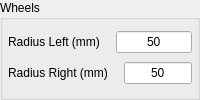
        <widget class="QGroupBox" name="groupBox_8">
         <property name="sizePolicy">
          <sizepolicy hsizetype="MinimumExpanding" vsizetype="Preferred">
           <horstretch>0</horstretch>
           <verstretch>0</verstretch>
          </sizepolicy>
         </property>
         <property name="title">
          <string>Wheels</string>
         </property>
         <layout class="QGridLayout" name="gridLayout_8" rowstretch="0,0">
          <property name="leftMargin">
           <number>5</number>
          </property>
          <property name="topMargin">
           <number>5</number>
          </property>
          <property name="rightMargin">
           <number>5</number>
          </property>
          <property name="bottomMargin">
           <number>5</number>
          </property>
          <property name="spacing">
           <number>3</number>
          </property>
          <item row="0" column="0">
           <layout class="QHBoxLayout" name="horizontalLayout_21">
            <item>
             <widget class="QLabel" name="label_robot_weight_21">
              <property name="enabled">
               <bool>true</bool>
              </property>
              <property name="sizePolicy">
               <sizepolicy hsizetype="Maximum" vsizetype="Preferred">
                <horstretch>0</horstretch>
                <verstretch>0</verstretch>
               </sizepolicy>
              </property>
              <property name="minimumSize">
               <size>
                <width>0</width>
                <height>0</height>
               </size>
              </property>
              <property name="maximumSize">
               <size>
                <width>16777215</width>
                <height>16777215</height>
               </size>
              </property>
              <property name="text">
               <string>Radius Left (mm)</string>
              </property>
             </widget>
            </item>
            <item>
             <spacer name="horizontalSpacer_21">
              <property name="orientation">
               <enum>Qt::Horizontal</enum>
              </property>
              <property name="sizeType">
               <enum>QSizePolicy::Preferred</enum>
              </property>
              <property name="sizeHint" stdset="0">
               <size>
                <width>13</width>
                <height>20</height>
               </size>
              </property>
             </spacer>
            </item>
            <item>
             <widget class="QLineEdit" name="lineEdit_robot_rad_left_2">
              <property name="enabled">
               <bool>true</bool>
              </property>
              <property name="sizePolicy">
               <sizepolicy hsizetype="Ignored" vsizetype="Fixed">
                <horstretch>0</horstretch>
                <verstretch>0</verstretch>
               </sizepolicy>
              </property>
              <property name="minimumSize">
               <size>
                <width>0</width>
                <height>0</height>
               </size>
              </property>
              <property name="maximumSize">
               <size>
                <width>16777215</width>
                <height>16777215</height>
               </size>
              </property>
              <property name="text">
               <string>50</string>
              </property>
              <property name="alignment">
               <set>Qt::AlignCenter</set>
              </property>
             </widget>
            </item>
           </layout>
          </item>
          <item row="1" column="0">
           <layout class="QHBoxLayout" name="horizontalLayout_22">
            <item>
             <widget class="QLabel" name="label_robot_weight_22">
              <property name="enabled">
               <bool>true</bool>
              </property>
              <property name="sizePolicy">
               <sizepolicy hsizetype="Maximum" vsizetype="Preferred">
                <horstretch>0</horstretch>
                <verstretch>0</verstretch>
               </sizepolicy>
              </property>
              <property name="minimumSize">
               <size>
                <width>0</width>
                <height>0</height>
               </size>
              </property>
              <property name="maximumSize">
               <size>
                <width>16777215</width>
                <height>16777215</height>
               </size>
              </property>
              <property name="text">
               <string>Radius Right (mm)</string>
              </property>
             </widget>
            </item>
            <item>
             <spacer name="horizontalSpacer_22">
              <property name="orientation">
               <enum>Qt::Horizontal</enum>
              </property>
              <property name="sizeType">
               <enum>QSizePolicy::Preferred</enum>
              </property>
              <property name="sizeHint" stdset="0">
               <size>
                <width>13</width>
                <height>20</height>
               </size>
              </property>
             </spacer>
            </item>
            <item>
             <widget class="QLineEdit" name="lineEdit_robot_rad_right_2">
              <property name="enabled">
               <bool>true</bool>
              </property>
              <property name="sizePolicy">
               <sizepolicy hsizetype="Ignored" vsizetype="Fixed">
                <horstretch>0</horstretch>
                <verstretch>0</verstretch>
               </sizepolicy>
              </property>
              <property name="minimumSize">
               <size>
                <width>0</width>
                <height>0</height>
               </size>
              </property>
              <property name="maximumSize">
               <size>
                <width>16777215</width>
                <height>16777215</height>
               </size>
              </property>
              <property name="text">
               <string>50</string>
              </property>
              <property name="alignment">
               <set>Qt::AlignCenter</set>
              </property>
             </widget>
            </item>
           </layout>
          </item>
         </layout>
        </widget>
